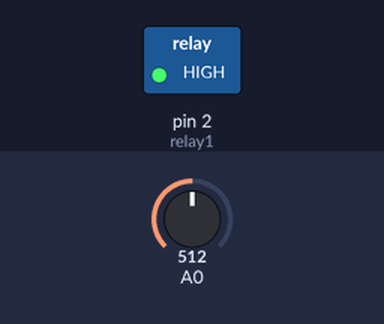
A sketch run on a simulated Arduino Uno, built with avr-gcc and run on an emulated ATmega328P. Shown: switched loads named in the sketch (green lamp = pin HIGH). Inputs (shaded band) come from the test bench; at power-on: A0 = 512. Pins used as bus, display or sensor lines are not drawn; what the sketch prints to the serial monitor is not drawn.

Above: at 0.1 s.
At 1.1 s:
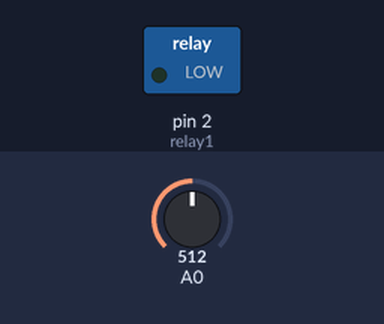
Timing chart, 0 to 2.6 s (numbered marks = the images above):
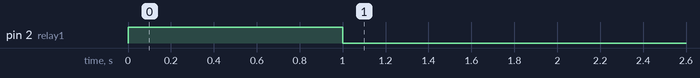

The sketch:

penyiram_tanaman_arduino.ino
```cpp
//sensor kelembaban
int sensorPin = analogRead(A0);
const byte powerPin = 8;
#define LIMIT 400
//relay
const int relay1 = 2;
int relayON = LOW;
int relayOFF = HIGH;

void setup() {
  //sensor kelembaban
  pinMode(powerPin, OUTPUT);
  digitalWrite(powerPin, LOW);
  Serial.begin(9600);
  //relay
  pinMode(relay1, OUTPUT);
  digitalWrite(relay1, relayOFF);

}

void loop() {
  //sensor kelembaban
  Serial.print("Nilai Kelembaban: ");
  Serial.println(bacaSensor());

  //relay
  if(bacaSensor>LIMIT){
    digitalWrite(relay1, relayOFF);
    Serial.println("POMPA HIDUP");
  }
  else(bacaSensor<LIMIT);{
    digitalWrite(relay1, relayON);
    Serial.println("POMPA MATI");
  }

}

int bacaSensor(){
  digitalWrite(powerPin, HIGH);
  delay(1000);
  int nilaiSensor = analogRead(sensorPin);
  digitalWrite(powerPin, LOW);
  return 1023 - nilaiSensor;
}
```

Measured:
- by itself, pin 2 (relay1): HIGH → LOW at 1.0 s
